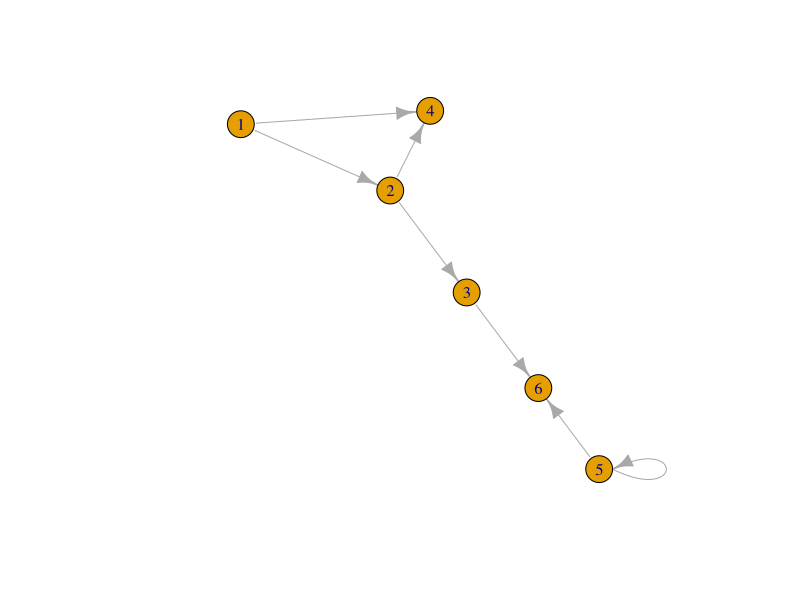
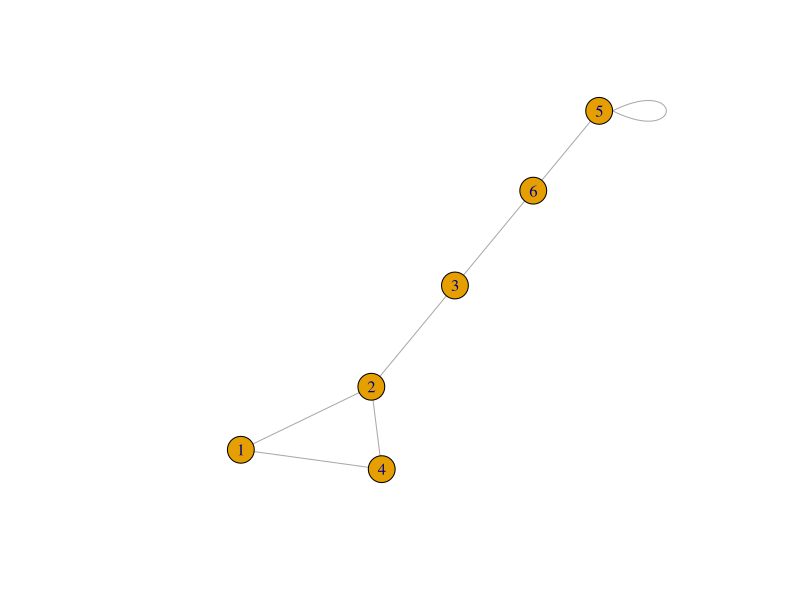
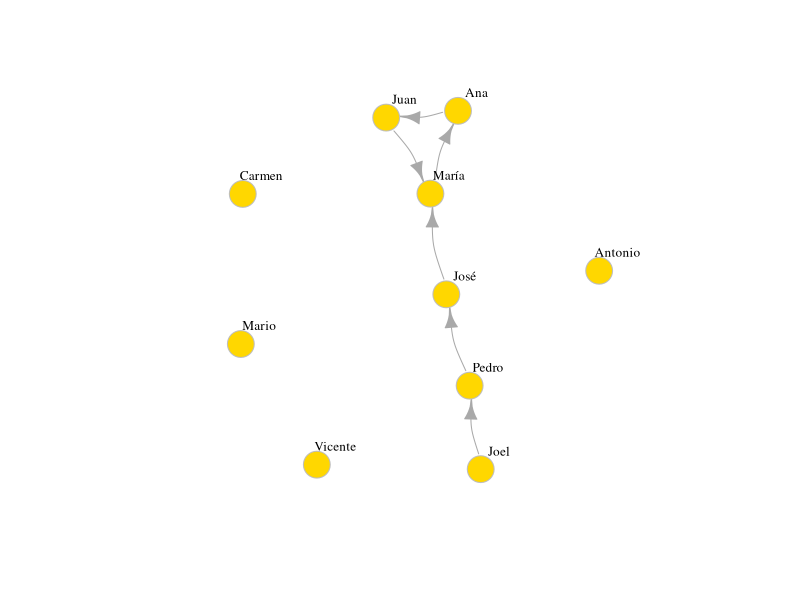

Write R code to recreate these figures, in order.
#Redes
library(igraph)

g.dir <- graph(edges = c(1,2, 2,3, 2,4, 1,4, 5,5, 3,6, 5,6), n=6)
g.n_dir <- graph(edges = c(1,2, 2,3, 2,4, 1,4,
                           5,5, 3,6, 5,6), n=6, directed = F)

plot(g.dir)
plot(g.n_dir)

g_isolated <- graph(edges = c("Juan", "María", 
                      "María", "Ana",
                      "Ana", "Juan", 
                      "José", "María",
                      "Pedro", "José",
                      "Joel", "Pedro"),
                    isolates = c( "Carmen", "Antonio", 
                                  "Mario", "Vicente"))

par(mfrow = c(1,1))
plot(g_isolated, edge.arrow.size = 1,
     vertex.color="gold",vertex.size = 15,
     vertex.frame.color = "gray", 
     vertex.label.color = "black",
     vertex.label.cex = 0.8,
     vertex.label.dist = 2,
     edge.curved=0.2)

